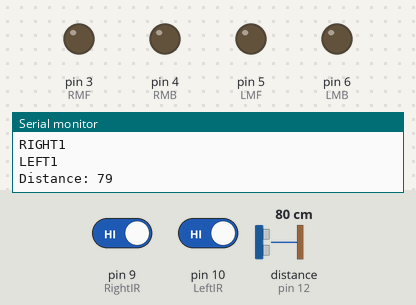
A sketch run on a simulated Arduino Uno, built with avr-gcc and run on an emulated ATmega328P. Parts: output pins drawn as LEDs (lit = HIGH), the last lines printed to the serial monitor. The inputs (shaded band) are chosen by the test bench; at power-on: distance to the obstacle (sensor on pin 12) 80 cm, pin 9 (RightIR) HIGH, pin 10 (LeftIR) HIGH. The echo pulse lasts 58.3 µs per cm; pins used as bus, display or sensor lines are not drawn.

Above: at 1.2 s.
1.3 s: distance to the obstacle (sensor on pin 12) set to 12 cm
4.3 s: distance to the obstacle (sensor on pin 12) set to 9 cm
At 5.4 s:
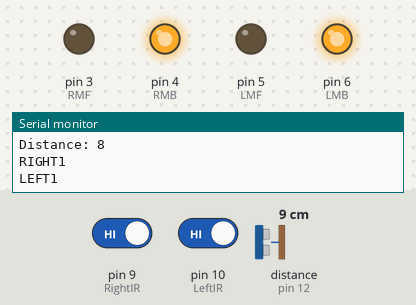
5.8 s: pin 9 (RightIR) driven LOW
At 6.4 s:
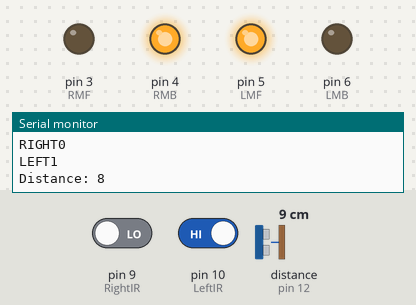
7.3 s: pin 9 (RightIR) driven HIGH
At 7.7 s:
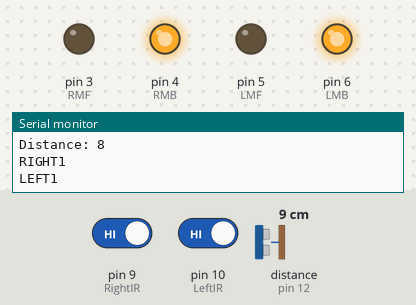
10.3 s: pin 10 (LeftIR) driven LOW
At 10.8 s:
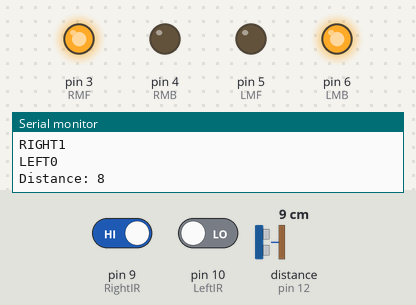
11.8 s: pin 10 (LeftIR) driven HIGH
At 12.8 s:
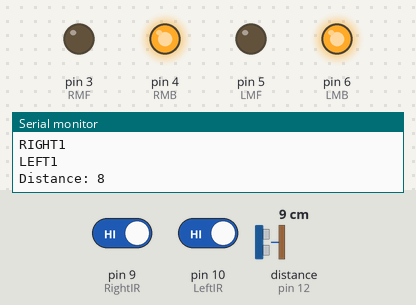
Timing chart, 0 to 14.8 s (numbered marks = the images above; inputs shaded):
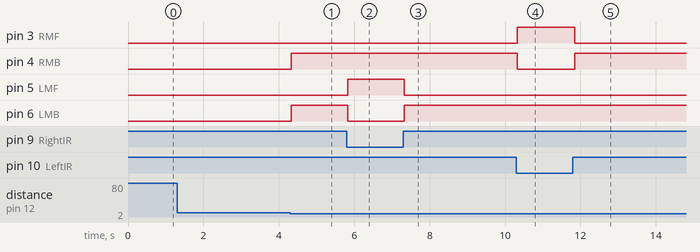

Measured:
- the behaviour switches between 11 and 10 cm on distance to the obstacle (sensor on pin 12) (found by bisection; images 0 and 1)
- after the input at 4.3 s, pin 4 (RMB), pin 6 (LMB): LOW → HIGH at once
- after the input at 5.8 s, pin 5 (LMF): LOW → HIGH at once; pin 6 (LMB): HIGH → LOW at once
- after the input at 7.3 s, pin 5 (LMF): HIGH → LOW at once; pin 6 (LMB): LOW → HIGH at once
- after the input at 10.3 s, pin 3 (RMF): LOW → HIGH at once; pin 4 (RMB): HIGH → LOW at once
- after the input at 11.8 s, pin 3 (RMF): HIGH → LOW after 0.05 s; pin 4 (RMB): LOW → HIGH after 0.05 s

The sketch:

Object_follower_test2.ino
```cpp
//Object follower bot test 1
const int trigPin = 11;
const int echoPin = 12;

const int RightIR = 9;
const int LeftIR = 10;

const int RMF = 3;
const int RMB = 4;
const int LMF = 5;
const int LMB = 6;

float duration;
int distance;

void setup()
{
  pinMode(RMF, OUTPUT);
  pinMode(RMB, OUTPUT);
  pinMode(LMF, OUTPUT);
  pinMode(LMB, OUTPUT);

  pinMode(RightIR, INPUT);
  pinMode(LeftIR, INPUT);

  pinMode(trigPin, OUTPUT);
  pinMode(echoPin, INPUT);

  Serial.begin(9600);
}

void loop()
{
  digitalWrite(trigPin, LOW);
  delay(2);
  digitalWrite(trigPin,HIGH);
  delay(2);
  digitalWrite(trigPin,LOW);

  duration = pulseIn(echoPin,HIGH);
  distance = (duration*0.034/2);
  Serial.print("Distance: ");
  Serial.println(distance);

  int Right_Value = digitalRead(RightIR);
  int Left_Value = digitalRead(LeftIR);

  Serial.print("RIGHT");
  Serial.println(Right_Value);
  Serial.print("LEFT");
  Serial.println(Left_Value);

//Move forward
  if ((Right_Value == LOW) && (Left_Value == LOW) && (distance<=50))
  {
    if(distance>10)
    move_forward();
  }

//Right turn
  if ((Right_Value == LOW) && (Left_Value == HIGH))
  right_turn();
  delay(10);

//Left turn
  if ((Right_Value == HIGH) && (Left_Value == LOW))
  left_turn();
  delay(10);

//Move backward
  if ((Right_Value == HIGH) && (Left_Value == HIGH))
  {
    if(distance == 10)
    Stop_bot();

    else if(distance<10)
    move_back();
  }

}


//Move forward function
void move_forward()
{
  digitalWrite(RMF,HIGH);
  digitalWrite(RMB,LOW);
  digitalWrite(LMF,HIGH);
  digitalWrite(LMB,LOW);
}

//turn right function
void right_turn()
{
  digitalWrite(RMF,LOW);
  digitalWrite(RMB,HIGH);
  digitalWrite(LMF,HIGH);
  digitalWrite(LMB,LOW);
}

//turn left function
void left_turn()
{
  digitalWrite(RMF,HIGH);
  digitalWrite(RMB,LOW);
  digitalWrite(LMF,LOW);
  digitalWrite(LMB,HIGH);
}

//Move backward function
void move_back()
{
  digitalWrite(RMF,LOW);
  digitalWrite(RMB,HIGH);
  digitalWrite(LMF,LOW);
  digitalWrite(LMB,HIGH);
}

//stop function
void Stop_bot()
{
  digitalWrite(RMF,LOW);
  digitalWrite(RMB,LOW);
  digitalWrite(LMF,LOW);
  digitalWrite(LMB,LOW);
}
```
